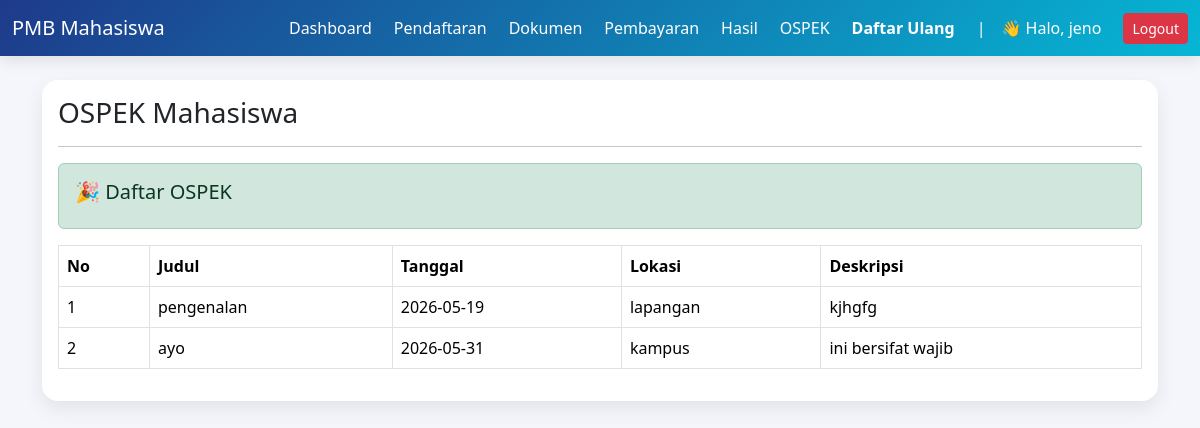
The page /mahasiswa/ospek.php (signed in) on the database its author committed.
### tables this page shows
CREATE TABLE `ospek` (
  `id_ospek` int NOT NULL,
  `judul_kegiatan` varchar(100) DEFAULT NULL,
  `tanggal` date DEFAULT NULL,
  `lokasi` varchar(100) DEFAULT NULL,
  `deskripsi` text
);

### mahasiswa/ospek.php (the view, shortened to what this page needs)
<?php
include '../config/koneksi.php';
$id_user = $_SESSION['id_user'];
$daftar = mysqli_fetch_assoc(mysqli_query($conn,"
SELECT * FROM pendaftaran WHERE id_user='$id_user'
"));
$id_pendaftaran = $daftar['id_pendaftaran'] ?? null;
$du = null;
$bayar_du = null;
if($id_pendaftaran){
    $du = mysqli_fetch_assoc(mysqli_query($conn,"
    SELECT * FROM daftar_ulang WHERE id_pendaftaran='$id_pendaftaran'
    "));
    if($du){
        $bayar_du = mysqli_fetch_assoc(mysqli_query($conn,"
        SELECT * FROM pembayaran
        WHERE id_daftar_ulang='{$du['id_daftar_ulang']}'
        "));
    }
}
$ospek = mysqli_query($conn,"
SELECT * FROM ospek ORDER BY tanggal ASC
");
$boleh_ospek =
    ($daftar['hasil_seleksi'] ?? '') == 'lulus'
    && $du
    && ($bayar_du['status_verifikasi'] ?? '') == 'lunas';
?>
<!DOCTYPE html>
<html lang="id">
<head>
<link href="https://cdn.jsdelivr.net/npm/bootstrap@5.3.2/dist/css/bootstrap.min.css" rel="stylesheet">
</head>
<body>
<nav class="navbar navbar-expand-lg navbar-dark">
    <div class="container-fluid">
        <a class="navbar-brand" href="dashboard.php">PMB Mahasiswa</a>
        <div class="collapse navbar-collapse" id="navbarNav">
            <ul class="navbar-nav align-items-center">
                <li class="nav-item"><a class="nav-link" href="dashboard.php">Dashboard</a></li>
                <li class="nav-item"><a class="nav-link" href="pendaftaran.php">Pendaftaran</a></li>
                <li class="nav-item"><a class="nav-link" href="upload_dokumen.php">Dokumen</a></li>
                <li class="nav-item"><a class="nav-link" href="pembayaran.php">Pembayaran</a></li>
                <li class="nav-item"><a class="nav-link" href="hasil.php">Hasil</a></li>
                <li class="nav-item"><a class="nav-link" href="ospek.php">OSPEK</a></li>
                <?php if(($daftar['hasil_seleksi'] ?? '')=='lulus'){ ?>
                <li class="nav-item">
                    <a class="nav-link text-warning fw-bold" href="daftar_ulang.php">
                        Daftar Ulang
                    </a>
                </li>
                <?php } ?>
                <li class="nav-item mx-2 text-white">|</li>
                <li class="nav-item">
                    <span class="nav-link text-white">
                        👋 Halo, <?php echo $_SESSION['nama']; ?>
                    </span>
                </li>
                <li class="nav-item ms-2">
                    <a href="../logout.php" class="btn btn-danger btn-sm">Logout</a>
                </li>
            </ul>
        </div>
    </div>
</nav>
<div class="container mt-4">
    <div class="card">
        <div class="card-body">
            <h3>OSPEK Mahasiswa</h3>
            <hr>
            <?php if(mysqli_num_rows($ospek) == 0){ ?>
                <div class="alert alert-secondary">
                    Belum ada OSPEK dari admin
                </div>
            <?php } else { ?>
                <div class="alert alert-success">
                    <h5>🎉 Daftar OSPEK</h5>
                </div>
                <table class="table table-bordered">
                    <thead>
                        <tr>
                            <th>No</th>
                            <th>Judul</th>
                            <th>Tanggal</th>
                            <th>Lokasi</th>
                            <th>Deskripsi</th>
                        </tr>
                    </thead>
                    <tbody>
                        <?php $no=1; while($row = mysqli_fetch_assoc($ospek)) { ?>
                        <tr>
                            <td><?= $no++ ?></td>
                            <td><?= $row['judul_kegiatan'] ?></td>
                            <td><?= $row['tanggal'] ?></td>
                            <td><?= $row['lokasi'] ?></td>
                            <td><?= $row['deskripsi'] ?></td>
                        </tr>
                        <?php } ?>
                    </tbody>
                </table>
            <?php } ?>
        </div>
    </div>
</div>
</body>
</html>

### mahasiswa/ospek.php (style rules this page uses)
body { background:#f4f6fb; font-family:system-ui; }
.navbar { background:linear-gradient(135deg,#1e3a8a,#06b6d4); box-shadow:0 4px 15px rgba(0,0,0,0.1); }
.nav-link { color:#fff !important; margin-right:6px; border-radius:8px; padding:6px 10px; }
.card { border:none; border-radius:16px; box-shadow:0 8px 20px rgba(0,0,0,0.08); }

### rows shown on the page
ospek: judul_kegiatan "pengenalan", tanggal "2026-05-19", lokasi "lapangan", deskripsi "kjhgfg"
ospek: judul_kegiatan "ayo", tanggal "2026-05-31", lokasi "kampus", deskripsi "ini bersifat wajib"

### other values the page prints
$_SESSION['nama'] "jeno"
